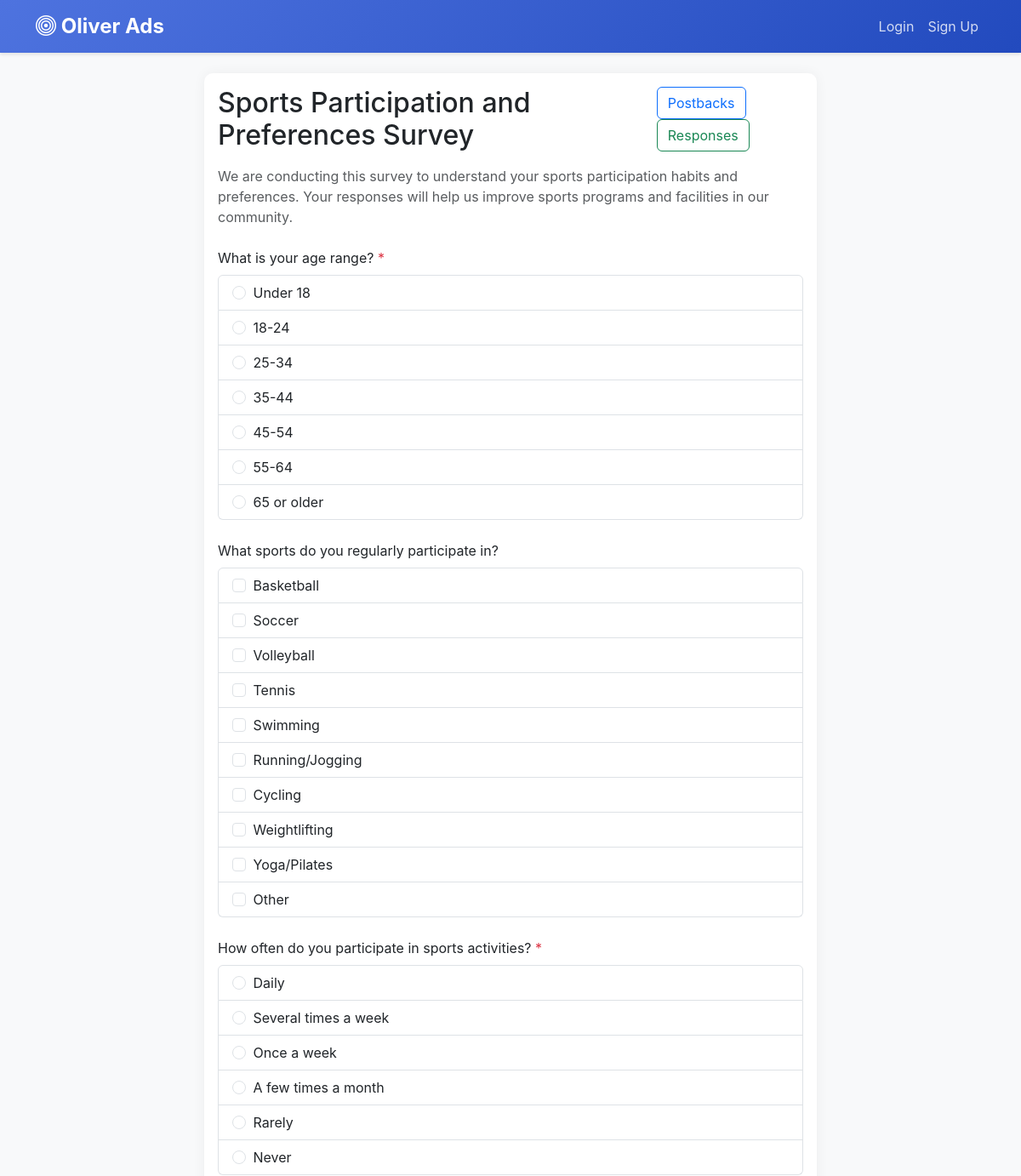
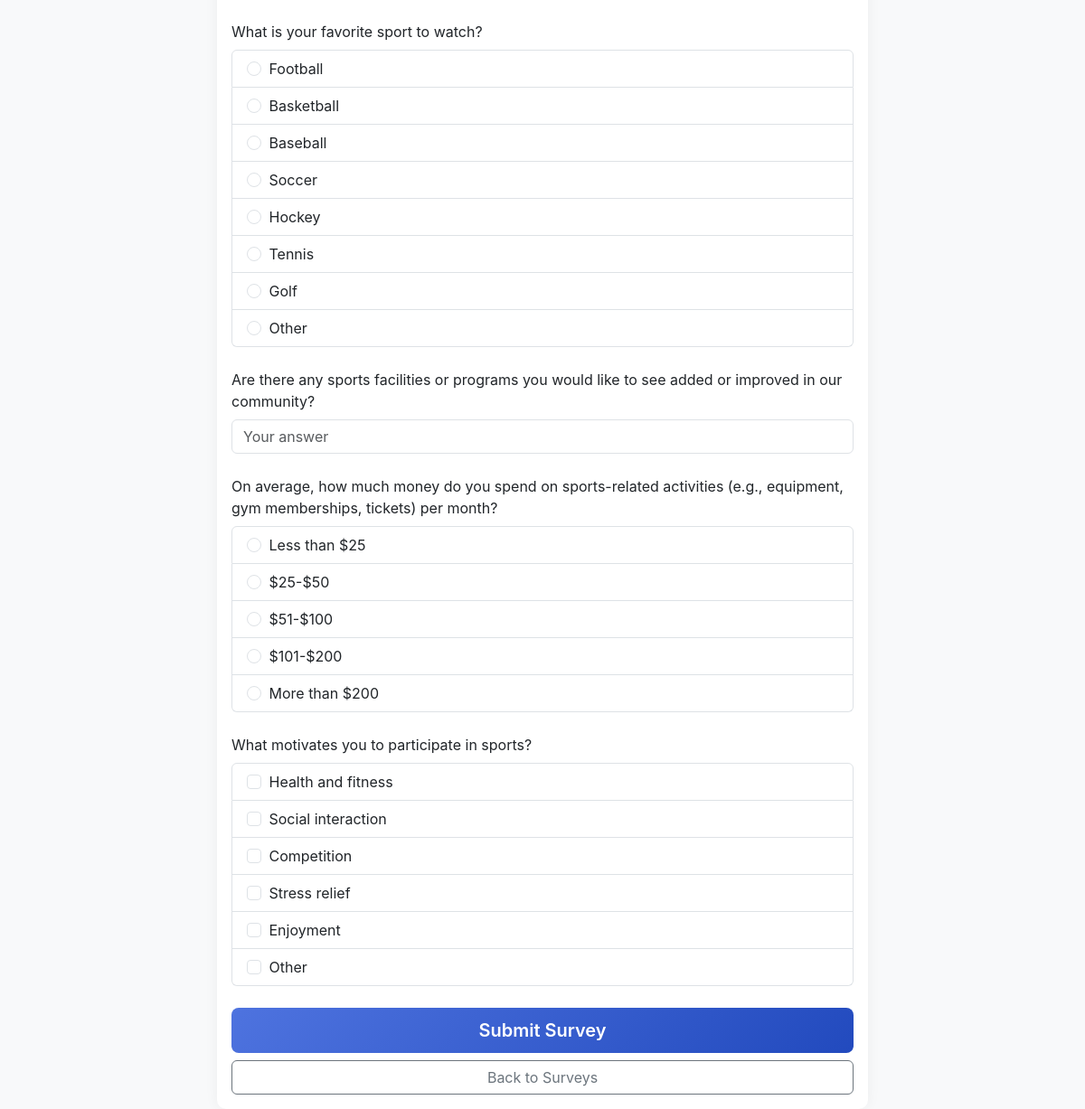
The page /surveys/1 on the database its author committed (2 pictures, top to bottom).
### models.py (models this page shows, shortened)
class Survey(db.Model):
    id = db.Column(db.Integer, primary_key=True)
    title = db.Column(db.String(200), nullable=False)
    description = db.Column(db.Text)
    creator_id = db.Column(db.Integer, db.ForeignKey('user.id'), nullable=False)
    created_at = db.Column(db.DateTime, default=datetime.utcnow)
    is_active = db.Column(db.Boolean, default=True)
    is_external = db.Column(db.Boolean, default=False)
    external_url = db.Column(db.String(500))
    form_type = db.Column(db.String(50), default='ai_generated')  # 'ai_generated' or 'external'
    creator = db.relationship('User', backref=db.backref('surveys', lazy=True))
    questions = db.relationship('Question', backref='survey', lazy=True, cascade='all, delete-orphan')
    responses = db.relationship('SurveyResponse', backref='survey', lazy=True, cascade='all, delete-orphan')
    postback_configs = db.relationship('PostbackConfig', backref='survey', lazy=True, cascade='all, delete-orphan')
    who_merged = db.Column(MutableDict.as_mutable(JSON), default=dict)
    merged_user_data = db.Column(MutableList.as_mutable(JSON), default=list)

class Question(db.Model):
    id = db.Column(db.Integer, primary_key=True)
    survey_id = db.Column(db.Integer, db.ForeignKey('survey.id'), nullable=False)
    question_text = db.Column(db.Text, nullable=False)
    question_type = db.Column(db.String(20), nullable=False)  # text, multiple_choice, checkbox
    options = db.Column(db.Text)  # JSON string for multiple choice and checkbox options
    is_required = db.Column(db.Boolean, default=False)
    order = db.Column(db.Integer, default=0)
    answers = db.relationship('Answer', backref='question', lazy=True, cascade='all, delete-orphan')
    @property
    def options_list(self):
        if self.options:
            try:
                return json.loads(self.options)
            except json.JSONDecodeError:
                return []
        return []

### app.py (the view)
@app.route('/surveys/<int:survey_id>')
def view_survey(survey_id):
    survey = Survey.query.get_or_404(survey_id)
    if current_user.is_authenticated:
        if survey.creator_id != current_user.id and not current_user.is_admin:
            flash('You do not have permission to view this survey')
            return redirect(url_for('surveys'))
    return render_template('view_survey.html', survey=survey)

### templates/view_survey.html (shortened to what this page needs)
{% extends "base.html" %}
{% block content %}
<div class="container mt-4">
    <div class="row justify-content-center">
        <div class="col-md-8">
            <div class="card">
                <div class="card-body">
                    <div class="d-flex justify-content-between align-items-center mb-3">
                        <h2 class="card-title mb-0">
                            {{ survey.title }}
                        </h2>
                        <div>
                            <a href="{{ url_for('postback_configs', survey_id=survey.id) }}" class="btn btn-outline-primary me-2">
                                 Postbacks
                            </a>
                            <a href="{{ url_for('view_responses', survey_id=survey.id) }}" class="btn btn-outline-success">
                                 Responses
                            </a>
                        </div>
                    </div>
                    <p class="text-muted mb-4">{{ survey.description }}</p>
                    {% if survey.is_external %}
                        <div class="alert alert-info">
                            <h5><i class="fas fa-info-circle"></i> External Form</h5>
                            <p class="mb-3">This is an external form that will open in a new tab when accessed.</p>
                            <div class="d-grid gap-2">
                                <a href="{{ survey.external_url }}" target="_blank" class="btn btn-primary btn-lg">
                                    <i class="fas fa-external-link-alt"></i> Open External Form
                                </a>
                                <a href="{{ url_for('surveys') }}" class="btn btn-outline-secondary">
                                    <i class="fas fa-arrow-left"></i> Back to Surveys
                                </a>
                            </div>
                        </div>
                        <div class="card mt-4">
                            <div class="card-header">
                                <h5 class="mb-0"><i class="fas fa-cog"></i> Form Settings</h5>
                            </div>
                            <div class="card-body">
                                <div class="row">
                                    <div class="col-md-6">
                                        <strong>External URL:</strong>
                                        <p class="text-break">{{ survey.external_url }}</p>
                                    </div>
                                    <div class="col-md-6">
                                        <strong>Form Type:</strong>
                                        <p>{{ survey.form_type|title }}</p>
                                    </div>
                                </div>
                                <div class="row">
                                    <div class="col-md-6">
                                        <strong>Created:</strong>
                                        <p>{{ survey.created_at.strftime('%Y-%m-%d %H:%M:%S') }}</p>
                                    </div>
                                    <div class="col-md-6">
                                        <strong>Status:</strong>
                                        <p>
                                            {% if survey.is_active %}
                                                <span class="badge bg-success">Active</span>
                                            {% else %}
                                                <span class="badge bg-secondary">Inactive</span>
                                            {% endif %}
                                        </p>
                                    </div>
                                </div>
                            </div>
                        </div>
                    {% else %}
                        <form method="POST" action="{{ url_for('submit_survey', survey_id=survey.id) }}" class="needs-validation" novalidate>
                            {% for question in survey.questions|sort(attribute='order') %}
                            <div class="mb-4">
                                <label class="form-label">
                                    {{ question.question_text }}
                                    {% if question.is_required %}
                                    <span class="text-danger">*</span>
                                    {% endif %}
                                </label>
                                {% if question.question_type == 'text' %}
                                <input type="text"
                                       class="form-control"
                                       name="question_{{ question.id }}"
                                       placeholder="Your answer">
                                {% elif question.question_type == 'multiple_choice' %}
                                <div class="list-group">
                                    {% for option in question.options_list %}
                                    <label class="list-group-item">
                                        <input class="form-check-input me-1"
                                               type="radio"
                                               name="question_{{ question.id }}"
                                               value="{{ option }}"
                                               {% if question.is_required %}required{% endif %}>
                                        {{ option }}
                                    </label>
                                    {% endfor %}
                                </div>
                                {% elif question.question_type == 'checkbox' %}
                                <div class="list-group">
                                    {% for option in question.options_list %}
                                    <label class="list-group-item">
                                        <input class="form-check-input me-1"
                                               type="checkbox"
                                               name="question_{{ question.id }}[]"
                                               value="{{ option }}">
                                        {{ option }}
                                    </label>
                                    {% endfor %}
                                </div>
                                {% endif %}
                            </div>
                            {% endfor %}
                            <div class="d-grid gap-2">
                                <button type="submit" class="btn btn-primary btn-lg">
                                     Submit Survey
                                </button>
                                <a href="{{ url_for('surveys') }}" class="btn btn-outline-secondary">
                                     Back to Surveys
                                </a>
                            </div>
                        </form>
                    {% endif %}
                </div>
            </div>
        </div>
    </div>
</div>
{% endblock %}

### templates/base.html (style rules this page uses)
:root { --primary-color: #4e73df; --secondary-color: #1cc88a; --dark-color: #5a5c69; }
body { background-color: #f8f9fa; font-family: 'Nunito', -apple-system, BlinkMacSystemFont, "Segoe UI", Roboto, "Helvetica Neue", Arial, sans-serif; }
.card { border: none; border-radius: 10px; box-shadow: 0 0 15px rgba(0,0,0,0.05); transition: transform 0.2s; }
.btn-primary { background: linear-gradient(135deg, var(--primary-color), #224abe); border: none; padding: 10px 20px; font-weight: 600; }

### rows shown on the page
Survey: title "Sports Participation and Preferences Survey", description "We are conducting this survey to understand your sports participation habits and preferences. Your responses will help us improve sports programs and facilities in our community."
Question: question_text "What is your age range?", is_required "☐ Under 18" "☐ 18-24" "☐ 25-34" "☐ 35-44" "☐ 45-54" "☐ 55-64" "☐ 65 or older", options_list "Under 18" "18-24" "25-34" "35-44" "45-54" "55-64" "65 or older"
Question: question_text "What sports do you regularly participate in?", options_list "Basketball" "Soccer" "Volleyball" "Tennis" "Swimming" "Running/Jogging" "Cycling" "Weightlifting" "Yoga/Pilates" "Other"
Question: question_text "How often do you participate in sports activities?", is_required "☐ Daily" "☐ Several times a week" "☐ Once a week" "☐ A few times a month" "☐ Rarely" "☐ Never", options_list "Daily" "Several times a week" "Once a week" "A few times a month" "Rarely" "Never"
Question: question_text "What is your favorite sport to watch?", is_required "☐ Football" "☐ Basketball" "☐ Baseball" "☐ Soccer" "☐ Hockey" "☐ Tennis" "☐ Golf" "☐ Other", options_list "Football" "Basketball" "Baseball" "Soccer" "Hockey" "Tennis" "Golf" "Other"
Question: question_text "Are there any sports facilities or programs you would like to see added or improved in our community?"
Question: question_text "On average, how much money do you spend on sports-related activities (e.g., equipment, gym memberships, tickets) per month?", is_required "☐ Less than $25" "☐ $25-$50" "☐ $51-$100" "☐ $101-$200" "☐ More than $200", options_list "Less than $25" "$25-$50" "$51-$100" "$101-$200" "More than $200"
Question: question_text "What motivates you to participate in sports?", options_list "Health and fitness" "Social interaction" "Competition" "Stress relief" "Enjoyment" "Other"
